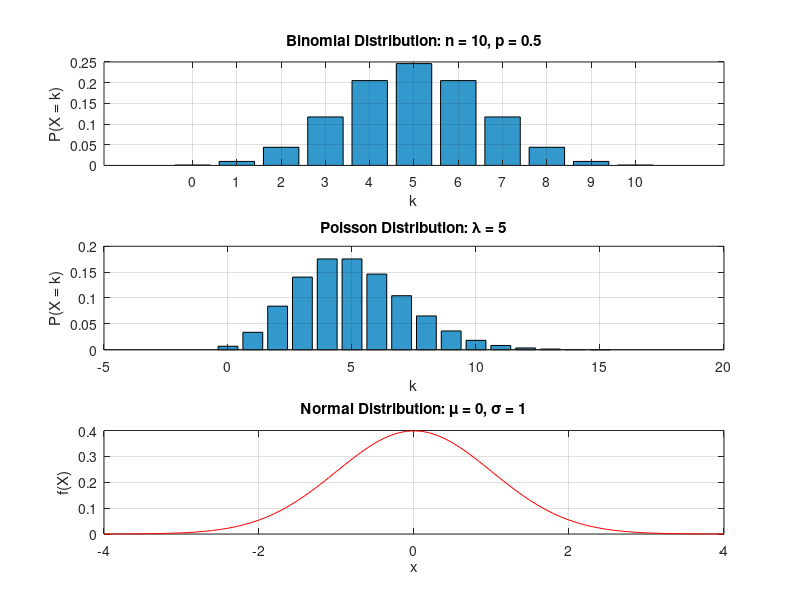

MATLAB code for this plot:
clear; clc; close all;

% binomial distribution
p = 0.5;
n = 10;
k_binomial = 0:n;
P_binomial = binopdf(k_binomial, n, p);
subplot(3, 1, 1);
bar(k_binomial, P_binomial, 'FaceColor', [0.2 0.6 0.8], 'EdgeColor', 'k');
xlabel('k');
ylabel('P(X = k)');
title('Binomial Distribution: n = 10, p = 0.5');
grid on;

% Poisson distribution
lambda = 5;
k_Poisson = 0:15;
P_Poisson = poisspdf(k_Poisson, lambda);
subplot(3, 1, 2);
bar(k_Poisson, P_Poisson, 'FaceColor', [0.2 0.6 0.8], 'EdgeColor', 'k');
xlabel('k');
ylabel('P(X = k)');
title('Poisson Distribution: λ = 5');
grid on;

% normal distribution
mu = 0;
sigma = 1;
x = -4:0.1:4;
f = normpdf(x, mu, sigma);
subplot(3, 1, 3);
plot(x, f, 'r-');
xlabel('x');
ylabel('f(X)');
title('Normal Distribution: μ = 0, σ = 1');
grid on;
